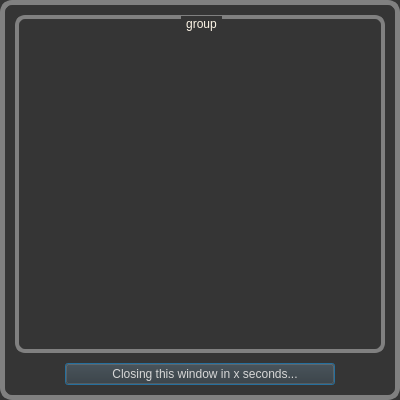
<?xml version="1.0" encoding="UTF-8"?>
<ui version="4.0">
 <class>AutoCloseDialog</class>
 <widget class="QDialog" name="AutoCloseDialog">
  <property name="windowModality">
   <enum>Qt::ApplicationModal</enum>
  </property>
  <property name="geometry">
   <rect>
    <x>0</x>
    <y>0</y>
    <width>400</width>
    <height>400</height>
   </rect>
  </property>
  <property name="windowTitle">
   <string>AutoCloseDialog</string>
  </property>
  <property name="windowOpacity">
   <double>1.000000000000000</double>
  </property>
  <property name="styleSheet">
   <string notr="true">QDialog { 

                border-radius: 12px;
                border: 5px solid; 
                border-color: qlineargradient(x1: 0, y1: 0, x2: 1, y2: 1, stop: 0 #141414, stop: 1 #1e1e1e); 
                background: qlineargradient(x1: 0, y1: 0, x2: 1, y2: 1, stop: 0 #353535, stop: 1 #464646); 

                border-color:  gray;
				background-color: rgb(53, 53, 53);
	
            }

/*--------------------------------*/
/* QWidget forms */
/*--------------------------------*/
QWidget[accessibleName=&quot;MainWindow&quot;]
{
	background-color: rgb(53, 53, 53);
}
/*--------------------------------*/

/*--------------------------------*/
/* QWidget forms */
/*--------------------------------*/

/*--------------------------------*/

/*--------------------------------*/
/* QMessageBox forms */
/*--------------------------------*/
QMessageBox
{ 
color: rgb(240,240,240);
background-color: rgb(53, 53, 53);
font: 13px &quot;Open Sans Semibold&quot;;
}
QMessageBox QTextEdit
{
color: rgb(240,240,240);
background-color: rgb(80, 80, 80);
font: 12px &quot;Open Sans Semibold&quot;;
}
/*--------------------------------*/

/*--------------------------------*/
/*   QLabel   */
/*--------------------------------*/
QLabel[accessibleName=&quot;LabelInfoWhite&quot;]
{
color: rgb(240,240,240);
font: 14px &quot;Open Sans Semibold&quot;;
}
QLabel[accessibleName=&quot;LabelInfoWhite&quot;]:disabled
{
color: rgb(100, 100,100);
}
QLabel[accessibleName=&quot;LabelInfoOrange&quot;]
{
color:  rgb(250,150,0);
font:  14px &quot;Open Sans Semibold&quot;;
}
QLabel[accessibleName=&quot;LabelInfoOrange&quot;]:disabled
{
color: rgb(100, 100,100);
}
QLabel[accessibleName=&quot;LabelInfoBlue&quot;]
{
color:  rgb(0,80,80);
font:  14px &quot;Open Sans Semibold&quot;;
}
QLabel[accessibleName=&quot;LabelInfoBlue&quot;]:disabled
{
color: rgb(100, 100,100);
}
QLabel[accessibleName=&quot;LabelFooter&quot;]
{
color: rgb(240,240,240);
font: 8pt &quot;Open Sans Semibold&quot;;
}
QLabel[accessibleName=&quot;LabelFooter&quot;]:disabled
{
color: rgb(100, 100,100);
}
QLabel[accessibleName=&quot;LabelMainTitle&quot;]
{
color: rgb(240,240,240);
font: 15pt &quot;Open Sans Extrabold&quot;;
}
QLabel[accessibleName=&quot;LabelMainTitle&quot;]:disabled
{
color: rgb(100, 100,100);
}
QLabel[accessibleName=&quot;LabelMainSubtitle&quot;]
{
color: rgb(240,240,240);
font: 11pt &quot;Open Sans Semibold&quot;;
}
QLabel[accessibleName=&quot;LabelMainSubtitle&quot;]:disabled
{
color: rgb(100, 100,100);
}
/*--------------------------------------------------------*/

/*--------------------------------*/
/* QPushButton */
/*--------------------------------*/
QPushButton
{
     color: rgb(253,245,230);
     background-color: rgb(53,53,53);
	 font:  10pt &quot;Open Sans Semibold&quot;;
}
QPushButton:disabled
{
	color: rgb(100, 100,100);
}
QPushButton[accessibleName=&quot;ButtonLilac&quot;]
{
	border-style: solid;
	border-width: 1px;
	border-color: black;
	border-radius: 5px;
	background-color:  rgb(50,50,100);
}
QPushButton[accessibleName=&quot;ButtonLilac&quot;]:hover
{
	background-color:  rgb(50,60,100);
}
QPushButton[accessibleName=&quot;ButtonGreen&quot;]
{
	border-style: solid;
	border-width: 1px;
	border-color: black;
	border-radius: 5px;
	background-color: rgb(50, 90, 0);
}
QPushButton[accessibleName=&quot;ButtonGreen&quot;]:hover
{
	background-color: rgb(50, 100, 0);
}
QPushButton[accessibleName=&quot;ButtonRed&quot;]
{
	border-style: solid;
	border-width: 1px;
	border-color: black;
	border-radius: 5px;
     background-color:  rgb(140, 20, 0);
}
QPushButton[accessibleName=&quot;ButtonRed&quot;]:hover
{
     background-color:  rgb(150, 20, 0);
}
/*--------------------------------*/

/*--------------------------------*/
/* QComboBox */
/*--------------------------------*/
QComboBox
{
    font: 13px &quot;Open Sans Semibold&quot;;
    color: rgb(253,245,230);
    selection-background-color: rgb(0,80,80);
	background-color:  rgb(70, 70,70);
}
QComboBox:disabled
{
	color: rgb(100, 100,100);
}
QComboBox QAbstractItemView
{
    background-color:  rgb(70, 70,70);
}
/*--------------------------------*/

/*--------------------------------*/
/* QLineEdit */
/*--------------------------------*/
QLineEdit
{
    color: rgb(253,245,230);
    background-color: rgb(70, 70,70);
    padding: 2px 2px;
    font: 9pt &quot;Open Sans&quot;;
}
QLineEdit:disabled
{
    color: rgb(100, 100,100);
}
QLineEdit[error=true]
{
    background-color: rgb(180,8,0);
}
QLineEdit[error=true]:focus 
{
	border: 1px solid rgb(255,155,0);
}
QLineEdit:focus 
{
	border: 1px solid rgb(255,155,0);
}
/*--------------------------------*/

/*--------------------------------*/
/* QCheckBox */
/*--------------------------------*/
QCheckBox
{
    color: rgb(253,245,230);
	font: 14px &quot;Open Sans Semibold&quot;;
}
QCheckBox::indicator:checked
{
   background:  rgb(0,80,80);
}
QCheckBox::indicator 
{
    border: 2px solid gray;
    background: transparent;
}
QCheckBox:disabled
{
	color: rgb(100, 100,100);
}
QCheckBox::indicator:disabled
{
   background: rgb(53, 53,53);
}
QCheckBox::indicator:checked:disabled
{
   background:  rgb(70,70,70);
}
/*--------------------------------*/

/*--------------------------------------------------------*/
/*   QRadioButton   */
/*--------------------------------------------------------*/
QRadioButton
{
color: rgb(240,240,240);
font:  14px &quot;Open Sans&quot;;
}
QRadioButton:disabled
{
color: rgb(100, 100,100);
}
QRadioButton::indicator
{
width: 9px;
height: 9px;
border-radius: 6px;
border: 2px solid;
border-color: gray;
background-color: rgb(70, 70,70);
}
QRadioButton::indicator:checked
{
background-color:  rgb(250,150,0);
}
QRadioButton::indicator:checked:disabled
{
background:  rgb(100,100,100);
}
/*--------------------------------------------------------*/

/*--------------------------------*/
/* QSpinBox */
/*--------------------------------*/
QSpinBox
{ 
    font: 13px &quot;Open Sans Semibold&quot;;
    color: rgb(253,245,230);
    background-color: rgb(70, 70,70);
    padding: 2px 2px;
}
QSpinBox:disabled
{
    color: rgb(100, 100,100);
}
/*--------------------------------*/

/*--------------------------------*/
/* QDoubleSpinBox */
/*--------------------------------*/
QDoubleSpinBox
{ 
    font: 13px &quot;Open Sans Semibold&quot;;
    color: rgb(253,245,230);
    background-color: rgb(70, 70,70);
    padding: 2px 2px;
}
QDoubleSpinBox:disabled
{
	color: rgb(100, 100,100);
}
/*--------------------------------*/

/*--------------------------------------------------------*/
/*   QTimeEdit   &amp;   QDateTimeEdit   */
/*--------------------------------------------------------*/
QTimeEdit
{ 
    font: 13px &quot;Open Sans Semibold&quot;;
    color: rgb(253,245,230);
    background-color: rgb(70, 70,70);
}
QTimeEdit:disabled
{
    color: rgb(100, 100,100);
}

QDateTimeEdit
{ 
    font: 13px &quot;Open Sans Semibold&quot;;
    color: rgb(253,245,230);
    background-color: rgb(70, 70,70);
}
QDateTimeEdit:disabled
{
    color: rgb(100, 100,100);
}
/*--------------------------------------------------------*/

/*------------------------------------------*/
/* QProgressBar */
/*------------------------------------------*/
QProgressBar
{
border: 2px solid grey;
padding: 1px;
border-radius: 5px;
text-align: center;
font-family: Open Sans Semibold; 
font-size: 10pt; 
background-color: rgb(70,70,70)}

QProgressBar::chunk
{
border-bottom-left-radius: 4px;
border-bottom-right-radius: 4px;
border-top-left-radius: 4px;
border-top-right-radius: 4px;
background-color: rgb(220,130,0);
}
/*--------------------------------*/

/*--------------------------------*/
/* QGroupBox */
/*--------------------------------*/
QGroupBox
 {
	font: 16px &quot;Open Sans Extrabold&quot;;
    color: rgb(253,245,230);
    border: 3px solid gray;
    border-radius: 10px;
    margin-top: 0.6em;
    padding: 3px;
}
QGroupBox:disabled
{
    color: rgb(100, 100,100);
}
QGroupBox[accessibleName=&quot;Little&quot;]
 {
	font: 14px &quot;Open Sans Semibold&quot;;
	color: rgb(253,245,230);
    border: 2px solid gray;
    border-radius: 10px;
    margin-top: 0.6em;
    padding: 3px;
}
QGroupBox[accessibleName=&quot;Little&quot;]:disabled
{
    color: rgb(100, 100,100);
}
/*--------------------------------*/

/*------------------------------------------*/
/* QTabWidget &amp;&amp;  QTabBar */
/*------------------------------------------*/
QTabWidget::pane
{}
QTabBar
{
color: rgb(253,245,230);
font:  13px &quot;Open Sans Semibold&quot;;
}
QTabBar::tab 
{
border-top-left-radius: 6px;
border-top-right-radius: 6px;
border-top: 1px solid black;
border-left: 1px solid black;
border-right: 1px solid black;
padding: 4px 10px 4px 10px;
min-width: 10ex;
margin-right: 0px;
}
QTabBar::tab:selected 
{
font:  13px &quot;Open Sans Semibold&quot;;
background-color: rgb(0,80,80);
}
QTabBar::tab:!selected 
{
font:  13px &quot;Open Sans &quot;;
background-color: rgb(70,70,70);
margin-top: 4px;
bottom: 1px;
}
QTabBar::tab:disabled
{
color: rgb(100,100,100)
}
/*--------------------------------------------*/

/*--------------------------------------------------------*/
/*   QMenu   &amp;   QMenuBar   */
/*--------------------------------------------------------*/
QMenu
{
color: rgb(240,240,240);
background-color: rgb(70, 70, 70);
font:  10pt &quot;Open Sans Semibold&quot;;
}
QMenu::item:selected
{
background-color: rgb(0, 80, 80);
 } 
QMenuBar 
{
color: rgb(240,240,240);
background-color: rgb(70,70,70);
font:  10pt &quot;Open Sans Semibold&quot;;
 }
QMenuBar::item
{ 
spacing: 3px; 
padding: 1px 4px;
background-color: rgb(70,70,70);
border-radius: 4px;
font:  10pt &quot;Open Sans Semibold&quot;;
}
QMenuBar::item:selected 
{ 
background-color: rgb(0,80,80);
}
QMenu::item:disabled 
{ 
color: rgb(100,100,100);
}
/*--------------------------------------------------------*/

/*--------------------------------------------------------*/
/*   QTableView   */
/*--------------------------------------------------------*/
QTableView
{
color: rgb(240,240,240);
background-color: rgb(80,80,80);
alternate-background-color: rgb(70,70,70);
selection-background-color: rgb(0,80,80);
font:   13px &quot;Open Sans Semibold&quot; ;
border: 1px solid black;
}
QTableView::item
{ 
color: rgb(240,240,240);
/*border-top: 2px solid gray;*/
}
QTableView::item:disabled
{ 
color: rgb(100, 100,100);
}
QTableView::indicator
{
border: 1px solid gray;
}
QTableView::indicator:unchecked
{
background-color:  rgb(140, 20, 0);
}
QTableView::indicator:checked
{
background-color: rgb(50, 90, 0);
}
/*--------------------------------------------------------*/

/*--------------------------------------------------------*/
/*   QTreeView   */
/*--------------------------------------------------------*/
QTreeView
{
color: rgb(240,240,240);
background-color: rgb(80,80,80);
alternate-background-color: rgb(70,70,70);
selection-background-color: rgb(0,80,80);
font:   13px &quot;Open Sans Semibold&quot; ;
border: 1px solid black;

}
QTreeView::item
{ 
color: rgb(240,240,240);
border-top: 2px solid gray;
padding: 10px;
}
QTreeView::item:disabled
{ 
color: rgb(100, 100,100);
}
QTreeView::indicator
{
border: 1px solid gray;
}
QTreeView::indicator:unchecked
{
background-color:  rgb(140, 20, 0);
}
QTreeView::indicator:checked
{
background-color: rgb(50, 90, 0);
}
/*--------------------------------------------------------*/


/*------------------------------------------*/
/* QHeaderView */
/*------------------------------------------*/
QHeaderView::section
{
color: rgb(253,245,230);
font:  13px &quot;Open Sans Extrabold&quot;;
}
QHeaderView::section:disabled
{
color: rgb(100, 100,100);
}
/*------------------------------------------*/

/*--------------------------------*/
/* QTableWidget */
/*--------------------------------*/
QTableWidget
{
color: rgb(253,245,230);
background-color: rgb(80,80,80);
alternate-background-color: rgb(70,70,70);
selection-color: rgb(215,215,215);
font:   12px &quot;Open Sans Semibold&quot; ;
}

QTableWidget::item
{
/*border-top: 2px solid gray;*/
}
QTableWidget::item:disabled
{ 
color: rgb(100, 100,100);
}
QTableWidget::item::focus 
{ 
background-color: transparent;
alternate-background-color: transparent;

}
QTableWidget::item::selected
{
background-color: transparent;
border-top: 2px solid rgb(190,75,30); 
border-bottom: 2px solid rgb(190,75,30);

}
/*--------------------------------*/

/*--------------------------------*/
/* QScrollBar */
/*--------------------------------*/
QScrollBar:vertical:disabled
{
color: rgb(100,100,100)
}
QScrollBar:horizontal:disabled
{
color: rgb(100,100,100)
}
/*--------------------------------*/






QPushButton
{
     color: rgb(215, 215, 215);
     background-color: rgb(53,53,53);
	 font:  10pt &quot;Open Sans Semibold&quot;;
}

QPushButton:disabled
{
	color: rgb(100, 100,100);
}

QPushButton[accessibleName=&quot;Blue&quot;]
{
	background-color:  rgb(20,20,100);
}

QPushButton[accessibleName=&quot;Lilac&quot;]
{
	border-style: solid;
	border-width: 1px;
	border-color: black;
	border-radius: 5px;
	background-color:  rgb(50,50,100);
}
QPushButton[accessibleName=&quot;Lilac&quot;]:hover
{
	background-color:  rgb(50,60,100);
}

QPushButton[accessibleName=&quot;Green&quot;]
{
	border-style: solid;
	border-width: 1px;
	border-color: black;
	border-radius: 5px;
	background-color: rgb(50, 90, 0);
}

QPushButton[accessibleName=&quot;Green&quot;]:hover
{
	background-color: rgb(50, 100, 0);
}

QPushButton[accessibleName=&quot;Red&quot;]
{
	border-style: solid;
	border-width: 1px;
	border-color: black;
	border-radius: 5px;
     background-color:  rgb(140, 20, 0);
}

QPushButton[accessibleName=&quot;Red&quot;]:hover
{
     background-color:  rgb(150, 20, 0);
}





QMenu
{
background:  rgb(70,70,70);
}

QMenuBar 
{
     background-color: rgb(60,60,60);
	 font-family: Open Sans Semibold;
     font-style: normal;
     font-size: 9pt; 
 }



QMenuBar::item
{ 
    spacing: 3px; /* spacing between menu bar items */
    padding: 1px 4px;
    background:  rgb(60,60,60);
    background-color: rgb(60,60,60);
	 font-family: Open Sans Extrabold;
     font-style: normal;
     font-size: 9pt; 
     font-weight: bold;
    border-radius: 4px;
}

QMenuBar::item:selected 
{ 
    background: rgb(220,130,0);
}


QMenu::item:disabled 
{ 
    color: rgb(100,100,100);
}


/*--------------------------------*/
/* Widget forms */
/*--------------------------------*/
QWidget[accessibleName=&quot;MainWindow&quot;]
{
	background-color: rgb(53, 53, 53);
}
/*--------------------------------*/

/*--------------------------------*/
/* QLineEdit */
/*--------------------------------*/
QLineEdit
{
    color: rgb(253,245,230);
    background-color: rgb(70, 70,70);
    padding: 2px 2px;
    font: 10pt &quot;Open Sans&quot;;
}
QLineEdit:disabled
{
    color: rgb(100, 100,100);
}
QLineEdit[error=true]
{
    background-color: rgb(180,8,0);
}
QLineEdit[error=true]:focus 
{
	border: 1px solid rgb(255,155,0);
}
QLineEdit:focus 
{
	border: 1px solid rgb(255,155,0);
}
/*--------------------------------*/

/*--------------------------------*/
/* QSpinBox */
/*--------------------------------*/
QSpinBox
{ 
    font: 8pt &quot;Open Sans&quot;;
    color: rgb(253,245,230);
    background-color: rgb(70, 70,70);
    padding: 2px 2px;
}
QSpinBox:disabled
{
    color: rgb(100, 100,100);
}
/*--------------------------------*/

/*--------------------------------*/
/* QDoubleSpinBox */
/*--------------------------------*/
QDoubleSpinBox
{ 
    font: 8pt &quot;Open Sans&quot;;
    color: rgb(253,245,230);
    background-color: rgb(70, 70,70);
    padding: 2px 2px;
}
QDoubleSpinBox:disabled
{
	color: rgb(100, 100,100);
}
/*--------------------------------*/

QTimeEdit
{ 
    font: 8pt &quot;Open Sans&quot;;
    color: rgb(253,245,230);
    background-color: rgb(70, 70,70);
}
QTimeEdit:disabled
{
    color: rgb(100, 100,100);
}

QDateTimeEdit
{ 
    font: 8pt &quot;Open Sans&quot;;
    color: rgb(253,245,230);
    background-color: rgb(70, 70,70);
}
QDateTimeEdit:disabled
{
    color: rgb(100, 100,100);
}

/*--------------------------------*/
/* QLabel */
/*--------------------------------*/
QLabel[accessibleName=&quot;Info&quot;]
{
    color: rgb(253,245,230);
	font: 10pt &quot;Open Sans Semibold&quot;;
}
QLabel[accessibleName=&quot;Info&quot;]:disabled
{
	color: rgb(100, 100,100);
}
QLabel[accessibleName=&quot;sign&quot;]
{
    color: rgb(253,245,230);
	font: 8pt &quot;Open Sans Semibold&quot;;
}
QLabel[accessibleName=&quot;sign&quot;]:disabled
{
	color: rgb(100, 100,100);
}
QLabel[accessibleName=&quot;MainTittle&quot;]
{
    color: rgb(253,245,230);
	font: 14pt &quot;Open Sans Extrabold&quot;;
}
QLabel[accessibleName=&quot;MainTittle&quot;]:disabled
{
	color: rgb(100, 100,100);
}
QLabel[accessibleName=&quot;InfoData&quot;]
{
	color:  rgb(255,153,0);
	font: 10pt &quot;Open Sans Semibold&quot;;
}
QLabel[accessibleName=&quot;InfoData&quot;]:disabled
{
	color: rgb(100, 100,100);
}


/*--------------------------------*/


/*--------------------------------*/
/* QGroupBox */
/*--------------------------------*/
QGroupBox
 {
	font: 12pt &quot;Open Sans Extrabold&quot;;
	color: rgb(253,245,230);
    border: 4px solid gray;
    border-radius: 10px;
    margin-top: 0.6em;
    padding: 3px;
}
QGroupBox:disabled
{
    color: rgb(100, 100,100);
}
QGroupBox[accessibleName=&quot;Little&quot;]
 {
	font: 11pt &quot;Open Sans Semibold&quot;;
	color: rgb(253,245,230);
    border: 3px solid gray;
    border-radius: 10px;
    margin-top: 0.6em;
    padding: 3px;
}
QGroupBox[accessibleName=&quot;Little&quot;]:disabled
{
    color: rgb(100, 100,100);
}
/*--------------------------------*/





/*--------------------------------*/
/* QComboBox */
/*--------------------------------*/
QComboBox
{
    font: 9pt &quot;Open Sans&quot;;
    color: rgb(253,245,230);
    selection-background-color: rgb(255,155,0);
    background-color:  rgb(70, 70,70);
}

QComboBox:disabled
{
    color: rgb(100, 100,100);
}

QComboBox QAbstractItemView
{
    background-color:  rgb(70, 70,70);
}

/*
  QCheckBox
*/
QCheckBox::indicator 
{
    border: 2px solid gray;
    background: transparent;
}

QCheckBox::indicator:checked
 {
   background:  rgb(255,153,0);
}
/*--------------------------------*/


/*
QGraphicsView
*/
QGraphicsView
{
  background: rgb(80,80,80);
}

</string>
  </property>
  <property name="modal">
   <bool>true</bool>
  </property>
  <layout class="QGridLayout" name="gridLayout" rowstretch="0,0">
   <property name="leftMargin">
    <number>15</number>
   </property>
   <property name="topMargin">
    <number>15</number>
   </property>
   <property name="rightMargin">
    <number>15</number>
   </property>
   <property name="bottomMargin">
    <number>15</number>
   </property>
   <property name="horizontalSpacing">
    <number>15</number>
   </property>
   <property name="verticalSpacing">
    <number>10</number>
   </property>
   <item row="1" column="0">
    <layout class="QHBoxLayout" name="horizontalLayout">
     <item>
      <widget class="QPushButton" name="button_close">
       <property name="sizePolicy">
        <sizepolicy hsizetype="Maximum" vsizetype="Fixed">
         <horstretch>0</horstretch>
         <verstretch>0</verstretch>
        </sizepolicy>
       </property>
       <property name="minimumSize">
        <size>
         <width>270</width>
         <height>0</height>
        </size>
       </property>
       <property name="cursor">
        <cursorShape>PointingHandCursor</cursorShape>
       </property>
       <property name="text">
        <string>   Closing this window in x seconds...</string>
       </property>
       <property name="icon">
        <iconset resource="../resources/common_resources.qrc">
         <normaloff>:/icons/round_delete_icon&amp;48.png</normaloff>:/icons/round_delete_icon&amp;48.png</iconset>
       </property>
      </widget>
     </item>
    </layout>
   </item>
   <item row="0" column="0">
    <widget class="QGroupBox" name="group">
     <property name="sizePolicy">
      <sizepolicy hsizetype="Expanding" vsizetype="Expanding">
       <horstretch>0</horstretch>
       <verstretch>0</verstretch>
      </sizepolicy>
     </property>
     <property name="title">
      <string> group </string>
     </property>
     <property name="alignment">
      <set>Qt::AlignCenter</set>
     </property>
     <layout class="QHBoxLayout" name="group_layout">
      <property name="spacing">
       <number>10</number>
      </property>
      <property name="leftMargin">
       <number>10</number>
      </property>
      <property name="topMargin">
       <number>10</number>
      </property>
      <property name="rightMargin">
       <number>10</number>
      </property>
      <property name="bottomMargin">
       <number>10</number>
      </property>
     </layout>
    </widget>
   </item>
  </layout>
 </widget>
 <resources>
  <include location="../resources/common_resources.qrc"/>
  <include location="../resources/common_resources.qrc"/>
 </resources>
 <connections/>
</ui>
